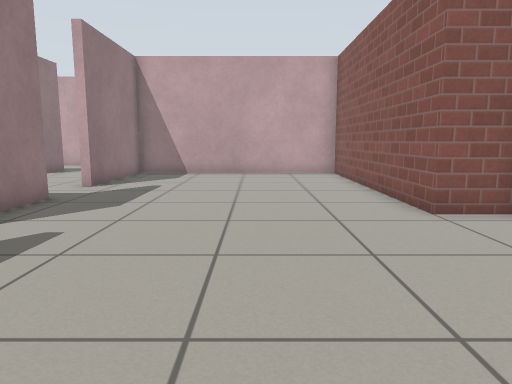
[1] (above)

20 first-person views from a walk through a world built for the Gazebo simulator. The camera is 0.72 m above the floor, tilts 8° down and sees 70° across. The floor is counted in squares, 0.5 m on a side. Each view is taken from the middle of a square. On the plan, view 1 faces up. The plan holds only what a view shows up to about 16 squares ahead; the rest is blank. Simple patterns stand in for the simulator's built-in surfaces.

[2]
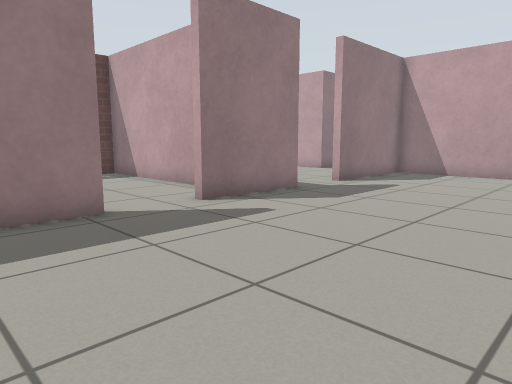

[3]
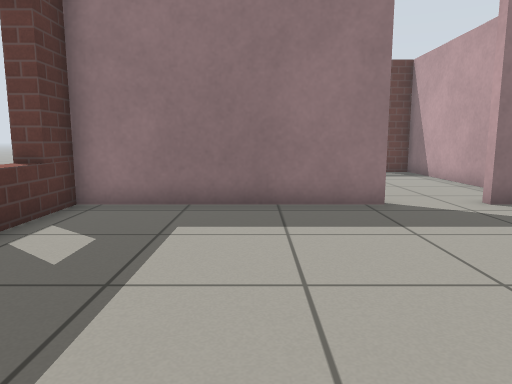

[4]
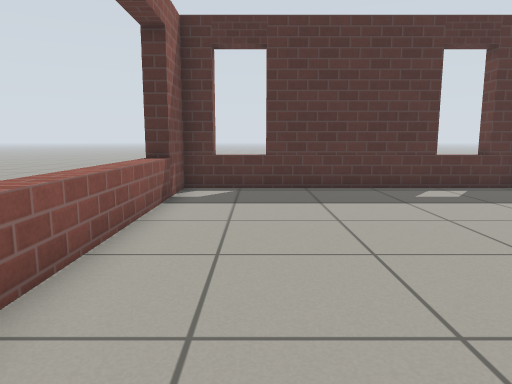

[5]
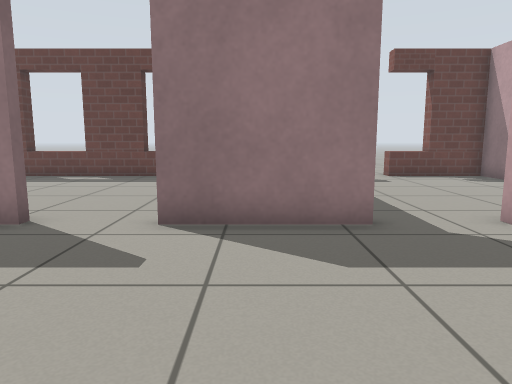

[6]
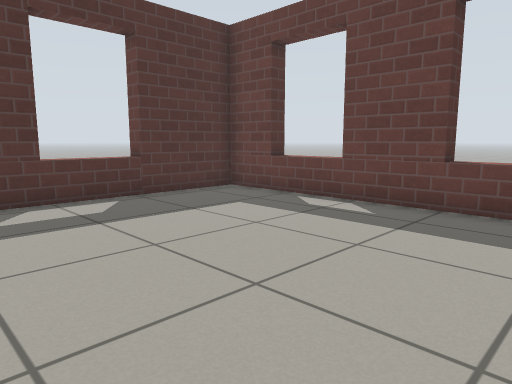

[7]
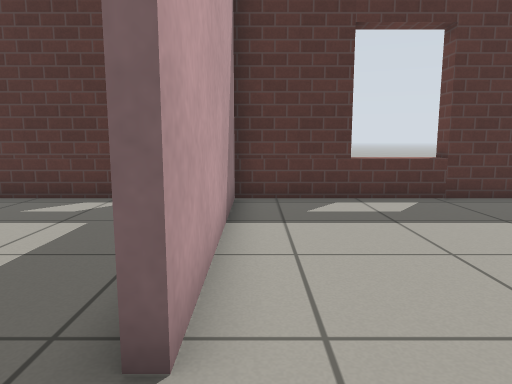

[8]
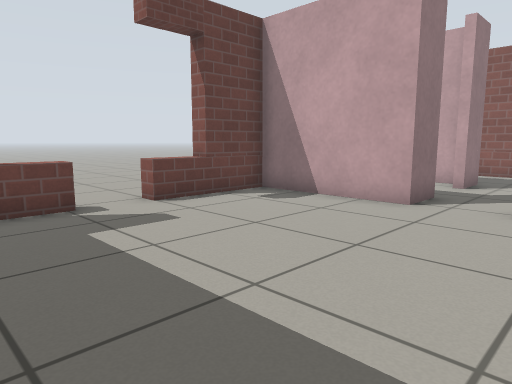

[9]
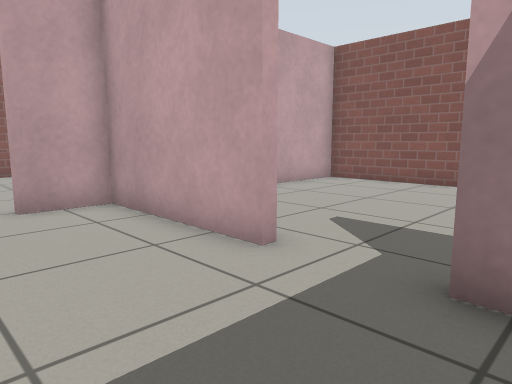

[10]
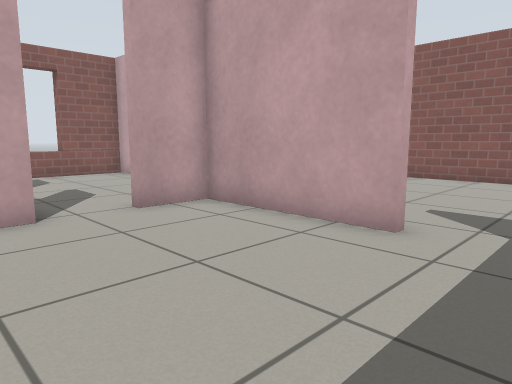

[11]
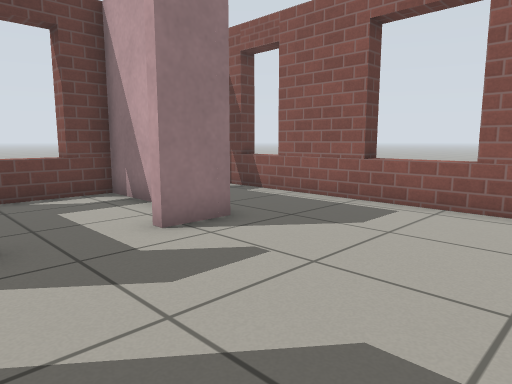

[12]
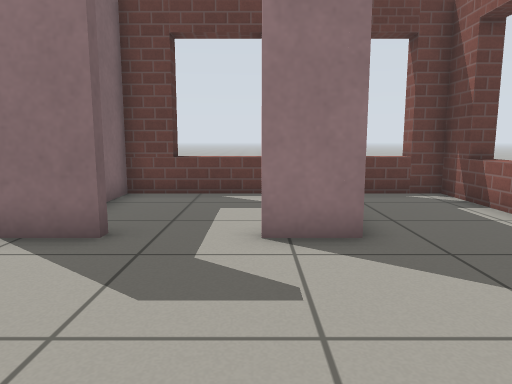

[13]
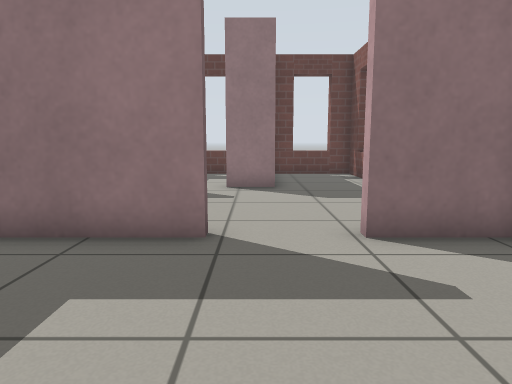

[14]
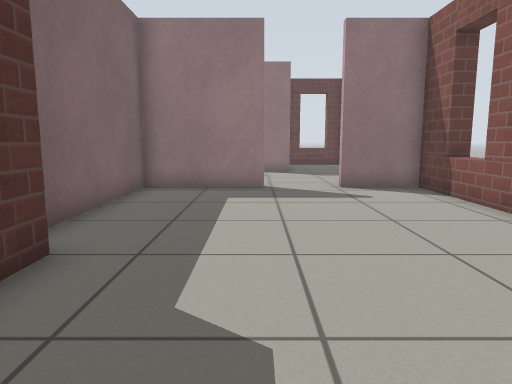

[15]
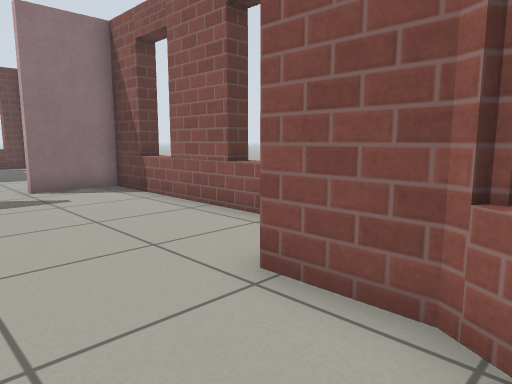

[16]
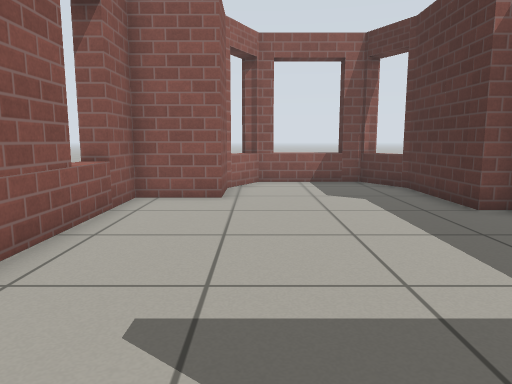

[17]
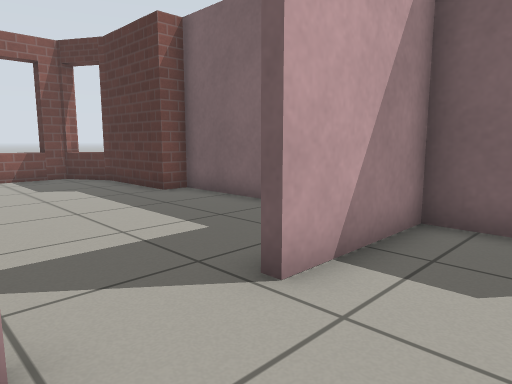

[18]
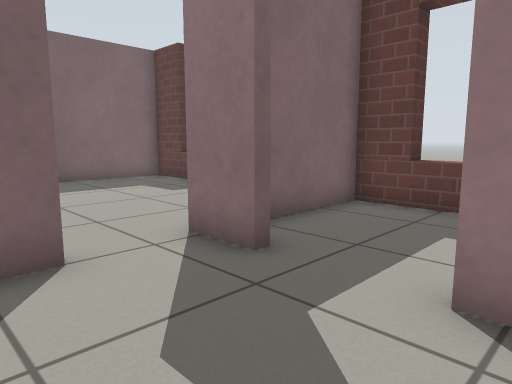

[19]
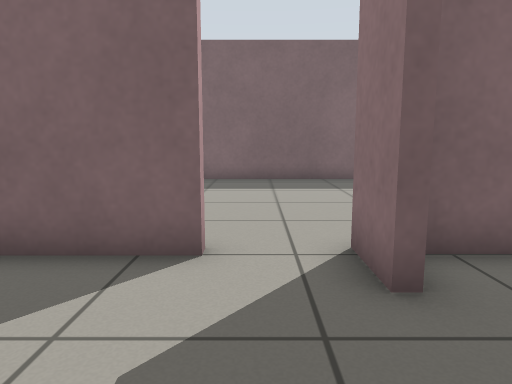

[20]
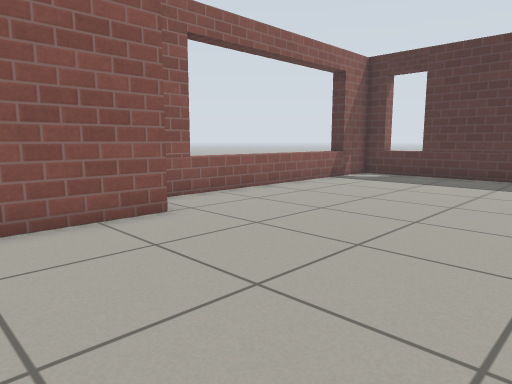

### Floor plan
Ten units are one square. View 1 is at (0, 0); x grows to the right and y downward. Boxes are objects, and circles mark ways between rooms. Rooms are numbered by the first view taken in them; rooms with no view inside come last. Other rooms are left out.
<svg viewBox="-145 -256 238 302">
<path fill="none" stroke="#000" d="M51 -70 35 -70 35 -162 -52 -162 -52 -114M-52 -30 -52 41 52 41 52 -61M-52 -91 -52 -53M-139 -38 -139 41 -55 41 -55 -30M-78 -70 -139 -70M-139 -108 -139 -73 -60 -73M-93 -162 -139 -162 -139 -124M-55 -114 -55 -162 -73 -162M-55 -85 -55 -91M-93 -216 -93 -200M-36 -226 -36 -251 -139 -251 -139 -218M-93 -178 -93 -162M-73 -162 -73 -165 -36 -165 -36 -203M-33 -203 -33 -165 35 -165 35 -174 71 -174 88 -183 88 -219 71 -229M75 -229 52 -229 52 -251 -33 -251 -33 -226M-99 -213 -139 -213 -139 -165 -101 -165"/>
<circle cx="-50" cy="-40" r="3" fill="#2a7"/>
<circle cx="-50" cy="-105" r="3" fill="#2a7"/>
<circle cx="-80" cy="-160" r="3" fill="#2a7"/>
<circle cx="-30" cy="-215" r="3" fill="#2a7"/>
<circle cx="-90" cy="-190" r="3" fill="#2a7"/>
<text x="0" y="-60">1</text>
<text x="-100" y="-20">2</text>
<text x="-100" y="-120">3</text>
<text x="-70" y="-210">4</text>
<text x="20" y="-200">5</text>
<text x="-120" y="-190">6</text>
</svg>
Room 1 opens to room 2. Room 1 opens to room 3. Room 3 opens to room 4. Room 4 opens to room 5. Room 4 opens to room 6.

Where each view was taken, in squares from view 1:
view 1: 0 up, 0 right, facing up
view 2: 0 up, 2 right, facing up-left
view 3: 0 up, 3 right, facing left
view 4: 7 up, 3 right, facing down
view 5: 7 up, 1 right, facing left
view 6: 5 up, 6 left, facing down-left
view 7: 5 up, 6 left, facing down
view 8: 8 up, 6 left, facing up-left
view 9: 8 up, 9 left, facing up-right
view 10: 9 up, 11 left, facing up-right
view 11: 17 up, 4 left, facing up-left
view 12: 20 up, 4 left, facing left
view 13: 21 up, 2 right, facing left
view 14: 20 up, 8 right, facing left
view 15: 20 up, 8 right, facing up-left
view 16: 22 up, 4 left, facing right
view 17: 23 up, 6 left, facing down-right
view 18: 21 up, 6 left, facing down-left
view 19: 21 up, 8 left, facing down
view 20: 11 up, 3 left, facing down-right
